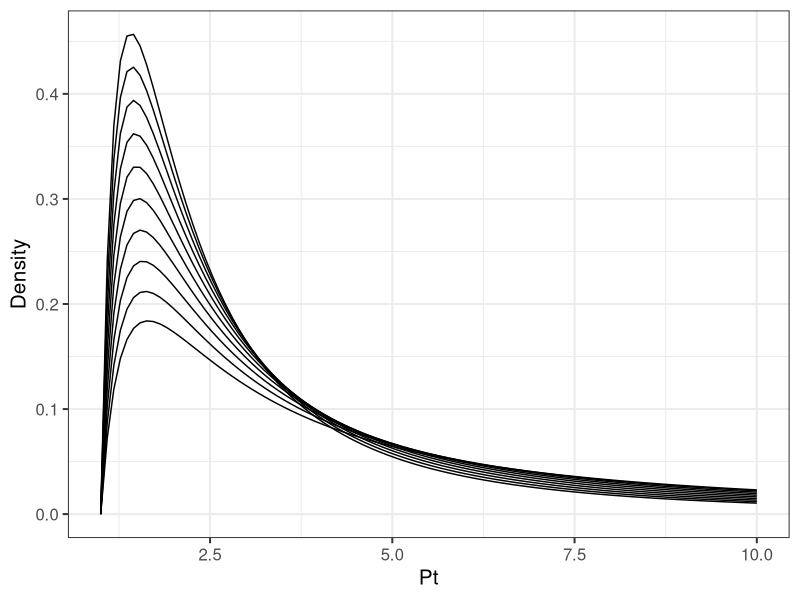
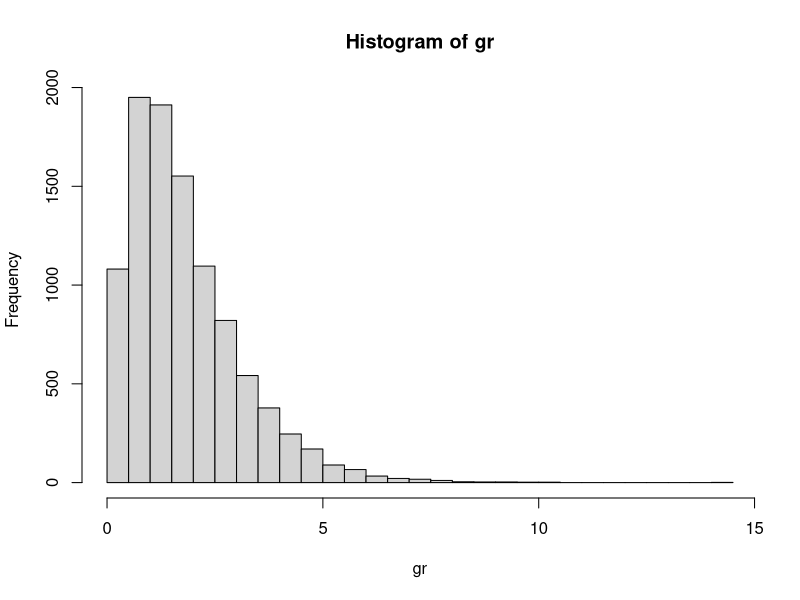
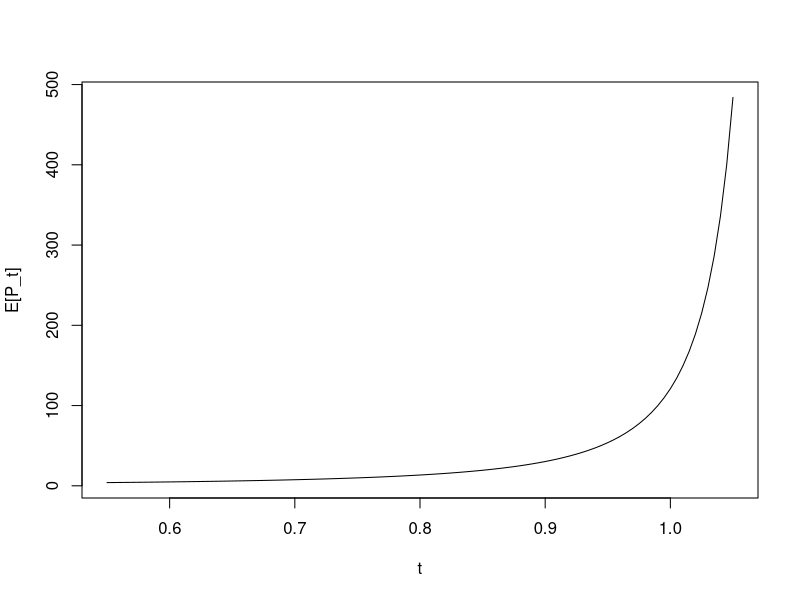

These charts were generated, in order, by the following R code:
## ---- chunk 1
library(ggplot2)
knitr::opts_chunk$set(echo = TRUE)
## ---- chunk 2

gammaGroTau <- function(pt, alpha, beta, tau){
  gG_density <- ((beta^alpha)/(gamma(alpha)))*((tau/beta)^alpha)*((log(pt))^(alpha-1))*pt^(-(tau + 1));
  return(gG_density);
}


p1b <- ggplot(data = data.frame(x = c(1,10)),aes(x)) + 
       stat_function(fun=gammaGroTau, args = list(alpha=2,beta=1.1,tau=1)) + 
       labs(
         x = "Pt",
         y = "Density"
       ) + 
      theme_bw(base_size = 15)
  for(i in 1:9){
  p1b <- p1b + 
    stat_function(fun=gammaGroTau, args = list(alpha=2,beta=1.1,tau=1+i*0.1))
  }

print(p1b)



## ---- chunk 3
N <- 10^4
times <- 10^2+10
alpha <- 2
beta <- 1.1 
gr <- rgamma(N,alpha,beta)
hist(gr,breaks=30)

# Empirical simulation of the spatial mean 
Pt <- matrix(0,N,times)
Pt[,1] <- 1
for(i in 1:N){
  for(j in 2:times){
    Pt[i,j] <- Pt[i,1]*exp(gr[i]*0.01*j)
  }
}

#hist(Pt[,2],breaks=20)
#apply(Pt,2,mean)
#plot(apply(Pt,2,mean))
sp_mean <- apply(Pt,2,mean)
#plot(seq(1,110,1),log(sp_mean))
sim_df <- data.frame(time = seq(1,110,1), spMean_sim = sp_mean)

# Analytical solution 
solved <- function(x,beta=beta,alpha=alpha){
  return((beta/(beta-x))^alpha)
}

# Plotting empirical and analytical side-by-side 
#ggplot() +
#  geom_line(data=sim_df,aes(x=0.01*time,y=spMean_sim)) + 
#  stat_function(fun=solved,args=list(alpha=alpha,beta=beta),color="red") + 
#  scale_x_continuous(limits=c(0,1))
  

curve((beta/(beta-x))^alpha,0.55,1.05, xlab = "t", ylab = "E[P_t]")

